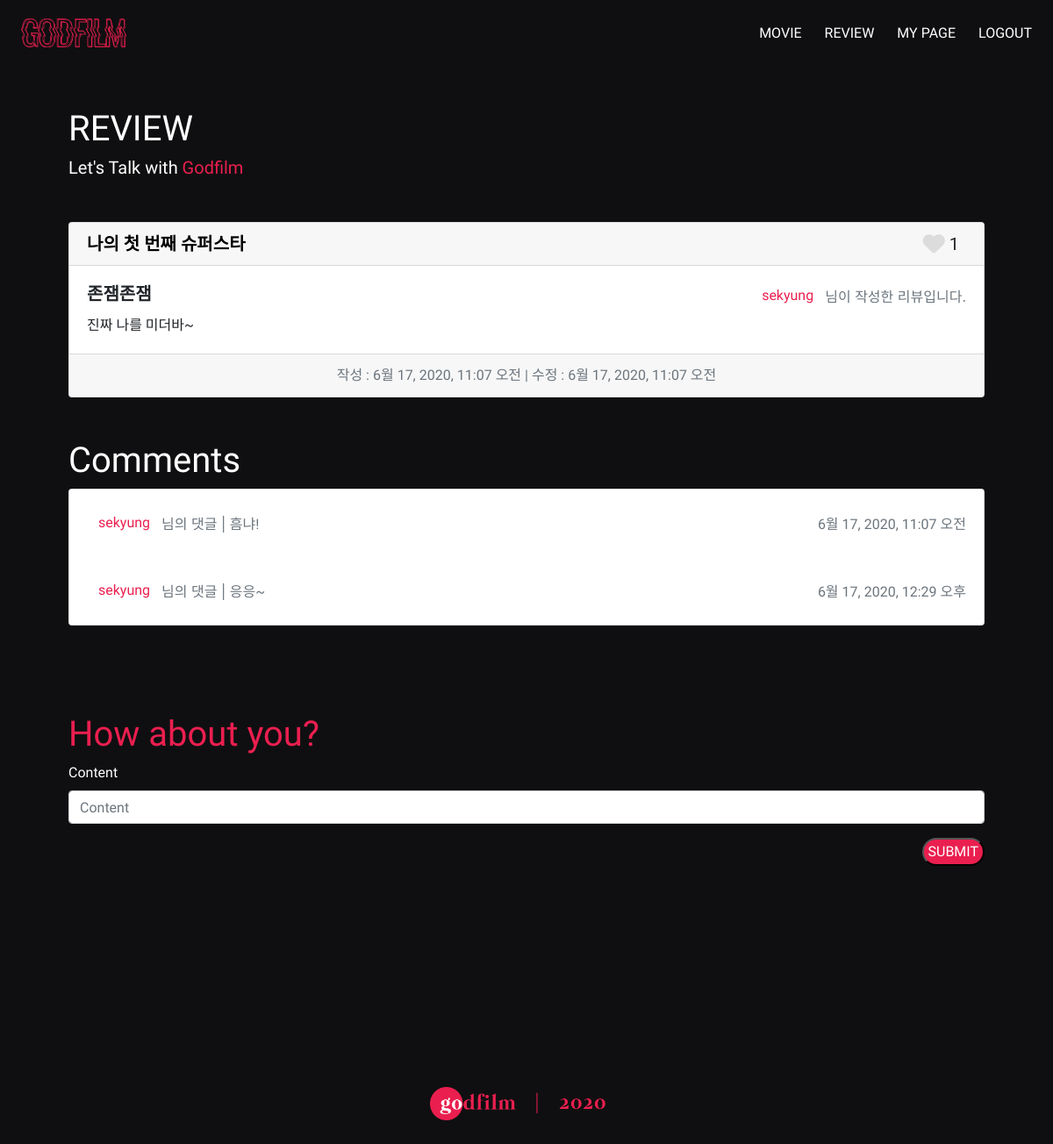
The page /movies/4/1/ (signed in) on the database as committed earlier.
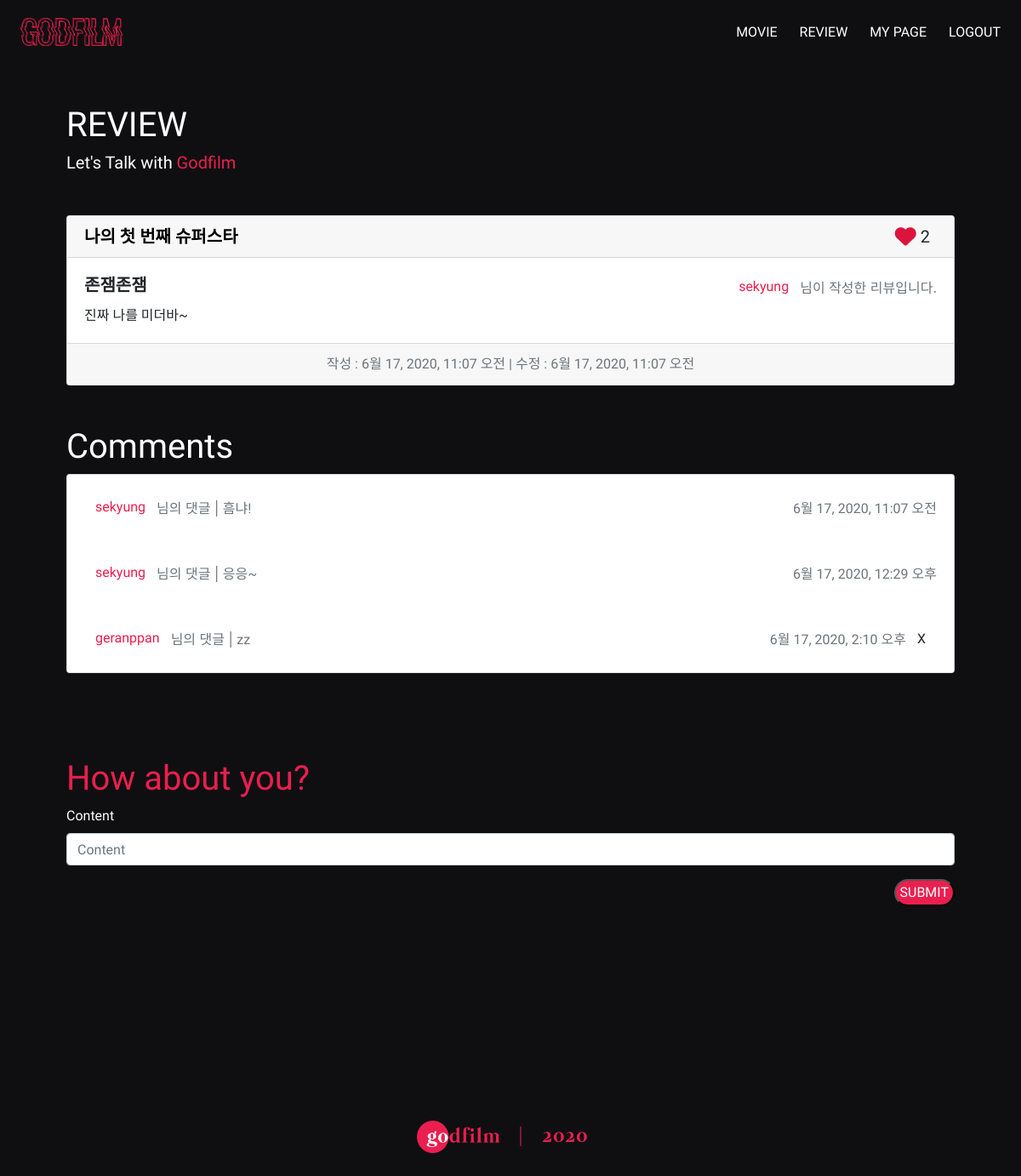
The same page on the database as committed later.
### movies/models.py (models this page shows, shortened)
class Movie(models.Model):
    title = models.CharField(max_length=100)
    overview = models.TextField(blank=True)
    poster_path = models.CharField(max_length=200, null=True)
    cast = models.ManyToManyField(Cast, related_name='cast_movie', blank=True)

class Review(models.Model):
    title = models.CharField(max_length=100)
    content = models.TextField()
    user = models.ForeignKey(settings.AUTH_USER_MODEL, on_delete=models.CASCADE)
    movie = models.ForeignKey(Movie, on_delete=models.CASCADE)
    created_at = models.DateTimeField(auto_now_add=True)
    updated_at = models.DateTimeField(auto_now=True)
    like_users = models.ManyToManyField(settings.AUTH_USER_MODEL, related_name='like_reviews', blank=True)

class ReviewComment(models.Model):
    content = models.CharField(max_length=200)
    created_at = models.DateTimeField(auto_now_add=True)
    updated_at = models.DateTimeField(auto_now=True)
    review = models.ForeignKey(Review, on_delete=models.CASCADE)
    user = models.ForeignKey(settings.AUTH_USER_MODEL, on_delete=models.CASCADE)

### accounts/models.py (models this page shows)
class User(AbstractUser):
    followers = models.ManyToManyField(
            settings.AUTH_USER_MODEL,
            related_name='followings'
        )

### movies/views.py (the view)
# urls.py: path('<int:movie_id>/<int:review_id>/', views.review_detail, name='review_detail'),
@login_required
def review_detail(request, movie_id, review_id):
    movie = get_object_or_404(Movie, id=movie_id)
    review = get_object_or_404(Review, id=review_id)
    comments = review.reviewcomment_set.all()
    comment_form = ReviewCommentForm()
    context = {
        'movie': movie,
        'review': review,
        'comments': comments,
        'comment_form': comment_form,
    }
    return render(request, 'movies/review_detail.html', context)

### movies/forms.py
class ReviewCommentForm(forms.ModelForm):
    class Meta:
        model = ReviewComment
        fields = ['content']

### movies/templates/movies/review_detail.html (shortened to what this page needs)
{% extends 'base.html' %}
{% load bootstrap4 %}
{% block content %}
<div style="margin-bottom: 50px;">
  <h1 style="color: white;">REVIEW</h1>
  <h5 style="color: white;">Let's Talk with <span style="color: #ea1f4f;">Godfilm</span></h5>
</div>
<div class="card">
  <h5 class="card-header">
    <a href="{% url 'movies:movie_detail' movie.id %}"
    style="text-decoration:none; font-family: 'Nanum Gothic', sans-serif; font-weight: bold; color:black" class="review-movie">{{ review.movie.title }}</a>
    <div class="float-right">
        {% if request.user in review.like_users.all %}
          <i class="fas fa-heart fa-lg like-button" style="color:crimson" data-movieid="{{ movie.id }}" data-reviewid="{{ review.id }}"></i>
        {% else %}
          <i class="fas fa-heart fa-lg like-button" style="color:gainsboro" data-movieid="{{ movie.id }}" data-reviewid="{{ review.id }}"></i>
        {% endif %}
        <span id="like-count-{{ review.id }}" class="mr-2">{{ review.like_users.all|length }}</span>
      </div>
  </h5>
  <div class="card-body">
    <div class="d-flex justify-content-between">
      <h5 class="card-title" style="font-family: 'Nanum Gothic', sans-serif; font-weight: bold;">{{ review.title }}</h5>
      <span><a href="{% url 'accounts:profile' review.user.username %}" class="btn goprofile" style="margin-top: -5px;">{{ review.user.username }}</a><span class="text-muted">님이 작성한 리뷰입니다.</span></span>
    </div>
    <p class="card-text" style="font-family: 'Nanum Gothic', sans-serif;">{{ review.content }}</p>
  </div>
  <div class="card-footer text-muted" style="font-family: 'Nanum Gothic', sans-serif; text-align: center;">
    작성 : {{ review.created_at }} | 수정 : {{ review.updated_at }}
  </div>
</div>
<h1 style="font-family: 'Suez One', serif; color: white;;" class="mt-5">Comments</h1>
{% if comments.count != 0 %}
	<div class="card">
      {% for comment in comments %}
      <div class="card-body d-flex justify-content-between">
        <div class="mt-1">
          <span><a href="{% url 'accounts:profile' comment.user %}" class="btn goprofile" style="margin-top: -5px;">{{ comment.user }}</a><span class="text-muted">님의 댓글 | </span></span>
          <span style="display: inline-block; font-family: 'Nanum Gothic', sans-serif;" class="text-muted">  {{ comment.content }}</span>
        </div>
        <div class="d-flex justify-content-end">
        <span style="display: inline-block; font-family: 'Nanum Gothic', sans-serif;" class="text-muted mt-2">{{ comment.created_at }}</span>
        {% if comment.user == request.user %}
        <form action="{% url 'movies:review_comment_delete' movie.id review.id comment.id %}" method="POST">
          <button class="btn delete-btn">X</button>
        </form>
        {% endif %}
      </div>
      </div>
      {% endfor %}
  </div>
{% endif %}
  <div class="mb-5">
    <h1 style="font-family: 'Suez One', serif; color: #ea1f4f;" class="opinion">How about you?</h1>
    {% if user.is_authenticated %}
    <form action="{% url 'movies:review_comment_create' movie.id review.id %}" method="POST" style="font-family: 'Suez One', serif; color: white;">
      {% bootstrap_form comment_form %}
      <button class="commtent-btn float-right">SUBMIT</button>
    </form>
    {% endif %}
  </div>
{% endblock %}

Rows that differ between the two databases and show on the page:
computed for Review "존잼존잼": like_users.all|length "1" → "2"
added ReviewComment: user "geranppan", content "zz", created_at "6월 17, 2020, 2:10 오후", shows "X"
